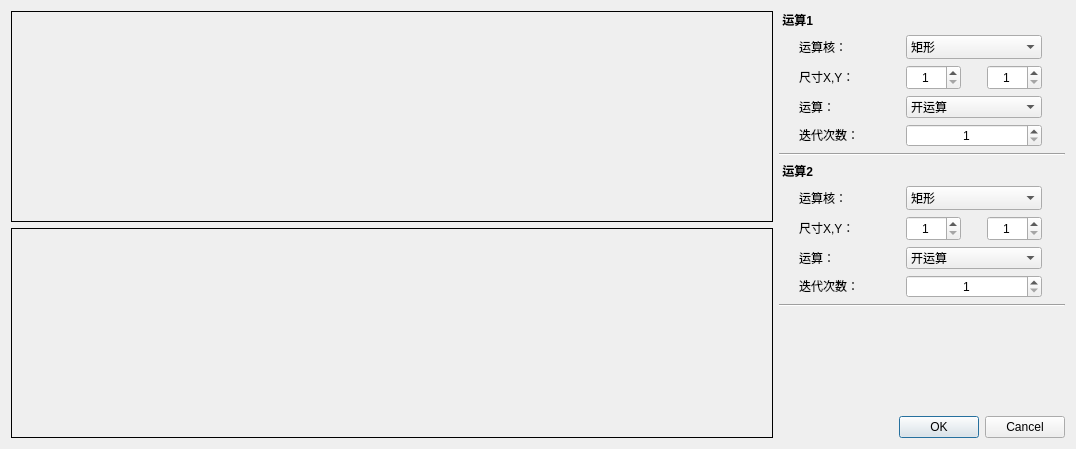
<?xml version="1.0" encoding="UTF-8"?>
<ui version="4.0">
 <class>Dialog</class>
 <widget class="QDialog" name="Dialog">
  <property name="geometry">
   <rect>
    <x>0</x>
    <y>0</y>
    <width>1076</width>
    <height>449</height>
   </rect>
  </property>
  <property name="windowTitle">
   <string>Dialog</string>
  </property>
  <layout class="QGridLayout" name="gridLayout_3">
   <item row="0" column="0">
    <layout class="QVBoxLayout" name="verticalLayout">
     <item>
      <widget class="QLabel" name="label">
       <property name="minimumSize">
        <size>
         <width>751</width>
         <height>171</height>
        </size>
       </property>
       <property name="frameShape">
        <enum>QFrame::Box</enum>
       </property>
       <property name="text">
        <string/>
       </property>
      </widget>
     </item>
     <item>
      <widget class="QLabel" name="label_2">
       <property name="minimumSize">
        <size>
         <width>751</width>
         <height>171</height>
        </size>
       </property>
       <property name="frameShape">
        <enum>QFrame::Box</enum>
       </property>
       <property name="text">
        <string/>
       </property>
      </widget>
     </item>
    </layout>
   </item>
   <item row="0" column="1">
    <layout class="QVBoxLayout" name="verticalLayout_2">
     <item>
      <widget class="QLabel" name="label_11">
       <property name="maximumSize">
        <size>
         <width>81</width>
         <height>18</height>
        </size>
       </property>
       <property name="font">
        <font>
         <weight>75</weight>
         <bold>true</bold>
        </font>
       </property>
       <property name="text">
        <string> 运算1</string>
       </property>
      </widget>
     </item>
     <item>
      <layout class="QGridLayout" name="gridLayout">
       <item row="0" column="0">
        <widget class="QLabel" name="label_3">
         <property name="minimumSize">
          <size>
           <width>71</width>
           <height>21</height>
          </size>
         </property>
         <property name="maximumSize">
          <size>
           <width>71</width>
           <height>21</height>
          </size>
         </property>
         <property name="text">
          <string>运算核：</string>
         </property>
        </widget>
       </item>
       <item row="0" column="1" colspan="2">
        <widget class="QComboBox" name="comboBox_kernel1">
         <property name="minimumSize">
          <size>
           <width>101</width>
           <height>24</height>
          </size>
         </property>
         <property name="maximumSize">
          <size>
           <width>200</width>
           <height>24</height>
          </size>
         </property>
         <item>
          <property name="text">
           <string>矩形</string>
          </property>
         </item>
         <item>
          <property name="text">
           <string>椭圆形</string>
          </property>
         </item>
         <item>
          <property name="text">
           <string>十字形</string>
          </property>
         </item>
        </widget>
       </item>
       <item row="1" column="0">
        <widget class="QLabel" name="label_4">
         <property name="minimumSize">
          <size>
           <width>75</width>
           <height>18</height>
          </size>
         </property>
         <property name="maximumSize">
          <size>
           <width>75</width>
           <height>18</height>
          </size>
         </property>
         <property name="text">
          <string>尺寸X,Y：</string>
         </property>
        </widget>
       </item>
       <item row="1" column="1">
        <widget class="QSpinBox" name="spinBox_x1">
         <property name="minimumSize">
          <size>
           <width>49</width>
           <height>25</height>
          </size>
         </property>
         <property name="maximumSize">
          <size>
           <width>55</width>
           <height>25</height>
          </size>
         </property>
         <property name="alignment">
          <set>Qt::AlignCenter</set>
         </property>
         <property name="minimum">
          <number>1</number>
         </property>
         <property name="maximum">
          <number>15</number>
         </property>
         <property name="singleStep">
          <number>2</number>
         </property>
        </widget>
       </item>
       <item row="1" column="2">
        <widget class="QSpinBox" name="spinBox_y1">
         <property name="minimumSize">
          <size>
           <width>49</width>
           <height>25</height>
          </size>
         </property>
         <property name="maximumSize">
          <size>
           <width>55</width>
           <height>25</height>
          </size>
         </property>
         <property name="alignment">
          <set>Qt::AlignCenter</set>
         </property>
         <property name="minimum">
          <number>1</number>
         </property>
         <property name="maximum">
          <number>15</number>
         </property>
         <property name="singleStep">
          <number>2</number>
         </property>
        </widget>
       </item>
       <item row="2" column="0">
        <widget class="QLabel" name="label_5">
         <property name="minimumSize">
          <size>
           <width>81</width>
           <height>18</height>
          </size>
         </property>
         <property name="maximumSize">
          <size>
           <width>81</width>
           <height>18</height>
          </size>
         </property>
         <property name="text">
          <string>运算：</string>
         </property>
        </widget>
       </item>
       <item row="2" column="1" colspan="2">
        <widget class="QComboBox" name="comboBox_morph1">
         <item>
          <property name="text">
           <string>开运算</string>
          </property>
         </item>
         <item>
          <property name="text">
           <string>闭运算</string>
          </property>
         </item>
         <item>
          <property name="text">
           <string>膨胀</string>
          </property>
         </item>
         <item>
          <property name="text">
           <string>腐蚀</string>
          </property>
         </item>
        </widget>
       </item>
       <item row="3" column="0">
        <widget class="QLabel" name="label_6">
         <property name="minimumSize">
          <size>
           <width>81</width>
           <height>18</height>
          </size>
         </property>
         <property name="maximumSize">
          <size>
           <width>81</width>
           <height>18</height>
          </size>
         </property>
         <property name="text">
          <string>迭代次数：</string>
         </property>
        </widget>
       </item>
       <item row="3" column="1" colspan="2">
        <widget class="QSpinBox" name="spinBox_circ1">
         <property name="layoutDirection">
          <enum>Qt::LeftToRight</enum>
         </property>
         <property name="alignment">
          <set>Qt::AlignCenter</set>
         </property>
         <property name="minimum">
          <number>1</number>
         </property>
         <property name="maximum">
          <number>5</number>
         </property>
        </widget>
       </item>
      </layout>
     </item>
     <item>
      <widget class="Line" name="line">
       <property name="minimumSize">
        <size>
         <width>286</width>
         <height>3</height>
        </size>
       </property>
       <property name="maximumSize">
        <size>
         <width>286</width>
         <height>3</height>
        </size>
       </property>
       <property name="orientation">
        <enum>Qt::Horizontal</enum>
       </property>
      </widget>
     </item>
     <item>
      <widget class="QLabel" name="label_12">
       <property name="maximumSize">
        <size>
         <width>81</width>
         <height>18</height>
        </size>
       </property>
       <property name="font">
        <font>
         <weight>75</weight>
         <bold>true</bold>
        </font>
       </property>
       <property name="text">
        <string> 运算2</string>
       </property>
      </widget>
     </item>
     <item>
      <layout class="QGridLayout" name="gridLayout_2">
       <item row="0" column="0">
        <widget class="QLabel" name="label_7">
         <property name="minimumSize">
          <size>
           <width>71</width>
           <height>21</height>
          </size>
         </property>
         <property name="maximumSize">
          <size>
           <width>71</width>
           <height>21</height>
          </size>
         </property>
         <property name="text">
          <string>运算核：</string>
         </property>
        </widget>
       </item>
       <item row="0" column="1" colspan="2">
        <widget class="QComboBox" name="comboBox_kernel2">
         <property name="minimumSize">
          <size>
           <width>101</width>
           <height>24</height>
          </size>
         </property>
         <property name="maximumSize">
          <size>
           <width>200</width>
           <height>24</height>
          </size>
         </property>
         <item>
          <property name="text">
           <string>矩形</string>
          </property>
         </item>
         <item>
          <property name="text">
           <string>椭圆形</string>
          </property>
         </item>
         <item>
          <property name="text">
           <string>十字形</string>
          </property>
         </item>
        </widget>
       </item>
       <item row="1" column="0">
        <widget class="QLabel" name="label_8">
         <property name="minimumSize">
          <size>
           <width>75</width>
           <height>18</height>
          </size>
         </property>
         <property name="maximumSize">
          <size>
           <width>75</width>
           <height>18</height>
          </size>
         </property>
         <property name="text">
          <string>尺寸X,Y：</string>
         </property>
        </widget>
       </item>
       <item row="1" column="1">
        <widget class="QSpinBox" name="spinBox_x2">
         <property name="minimumSize">
          <size>
           <width>49</width>
           <height>25</height>
          </size>
         </property>
         <property name="maximumSize">
          <size>
           <width>55</width>
           <height>25</height>
          </size>
         </property>
         <property name="alignment">
          <set>Qt::AlignCenter</set>
         </property>
         <property name="minimum">
          <number>1</number>
         </property>
         <property name="maximum">
          <number>15</number>
         </property>
         <property name="singleStep">
          <number>2</number>
         </property>
        </widget>
       </item>
       <item row="1" column="2">
        <widget class="QSpinBox" name="spinBox_y2">
         <property name="minimumSize">
          <size>
           <width>49</width>
           <height>25</height>
          </size>
         </property>
         <property name="maximumSize">
          <size>
           <width>55</width>
           <height>25</height>
          </size>
         </property>
         <property name="alignment">
          <set>Qt::AlignCenter</set>
         </property>
         <property name="minimum">
          <number>1</number>
         </property>
         <property name="maximum">
          <number>15</number>
         </property>
         <property name="singleStep">
          <number>2</number>
         </property>
        </widget>
       </item>
       <item row="2" column="0">
        <widget class="QLabel" name="label_9">
         <property name="minimumSize">
          <size>
           <width>81</width>
           <height>18</height>
          </size>
         </property>
         <property name="maximumSize">
          <size>
           <width>81</width>
           <height>18</height>
          </size>
         </property>
         <property name="text">
          <string>运算：</string>
         </property>
        </widget>
       </item>
       <item row="2" column="1" colspan="2">
        <widget class="QComboBox" name="comboBox_morph2">
         <item>
          <property name="text">
           <string>开运算</string>
          </property>
         </item>
         <item>
          <property name="text">
           <string>闭运算</string>
          </property>
         </item>
         <item>
          <property name="text">
           <string>膨胀</string>
          </property>
         </item>
         <item>
          <property name="text">
           <string>腐蚀</string>
          </property>
         </item>
        </widget>
       </item>
       <item row="3" column="0">
        <widget class="QLabel" name="label_10">
         <property name="minimumSize">
          <size>
           <width>81</width>
           <height>18</height>
          </size>
         </property>
         <property name="maximumSize">
          <size>
           <width>81</width>
           <height>18</height>
          </size>
         </property>
         <property name="text">
          <string>迭代次数：</string>
         </property>
        </widget>
       </item>
       <item row="3" column="1" colspan="2">
        <widget class="QSpinBox" name="spinBox_circ2">
         <property name="layoutDirection">
          <enum>Qt::LeftToRight</enum>
         </property>
         <property name="alignment">
          <set>Qt::AlignCenter</set>
         </property>
         <property name="minimum">
          <number>1</number>
         </property>
         <property name="maximum">
          <number>5</number>
         </property>
        </widget>
       </item>
      </layout>
     </item>
     <item>
      <widget class="Line" name="line_2">
       <property name="minimumSize">
        <size>
         <width>286</width>
         <height>3</height>
        </size>
       </property>
       <property name="maximumSize">
        <size>
         <width>286</width>
         <height>3</height>
        </size>
       </property>
       <property name="orientation">
        <enum>Qt::Horizontal</enum>
       </property>
      </widget>
     </item>
     <item>
      <spacer name="verticalSpacer">
       <property name="orientation">
        <enum>Qt::Vertical</enum>
       </property>
       <property name="sizeHint" stdset="0">
        <size>
         <width>20</width>
         <height>40</height>
        </size>
       </property>
      </spacer>
     </item>
     <item>
      <widget class="QDialogButtonBox" name="buttonBox">
       <property name="maximumSize">
        <size>
         <width>286</width>
         <height>34</height>
        </size>
       </property>
       <property name="orientation">
        <enum>Qt::Horizontal</enum>
       </property>
       <property name="standardButtons">
        <set>QDialogButtonBox::Cancel|QDialogButtonBox::Ok</set>
       </property>
      </widget>
     </item>
    </layout>
   </item>
  </layout>
 </widget>
 <resources/>
 <connections>
  <connection>
   <sender>buttonBox</sender>
   <signal>accepted()</signal>
   <receiver>Dialog</receiver>
   <slot>accept()</slot>
   <hints>
    <hint type="sourcelabel">
     <x>248</x>
     <y>254</y>
    </hint>
    <hint type="destinationlabel">
     <x>157</x>
     <y>274</y>
    </hint>
   </hints>
  </connection>
  <connection>
   <sender>buttonBox</sender>
   <signal>rejected()</signal>
   <receiver>Dialog</receiver>
   <slot>reject()</slot>
   <hints>
    <hint type="sourcelabel">
     <x>316</x>
     <y>260</y>
    </hint>
    <hint type="destinationlabel">
     <x>286</x>
     <y>274</y>
    </hint>
   </hints>
  </connection>
 </connections>
</ui>
